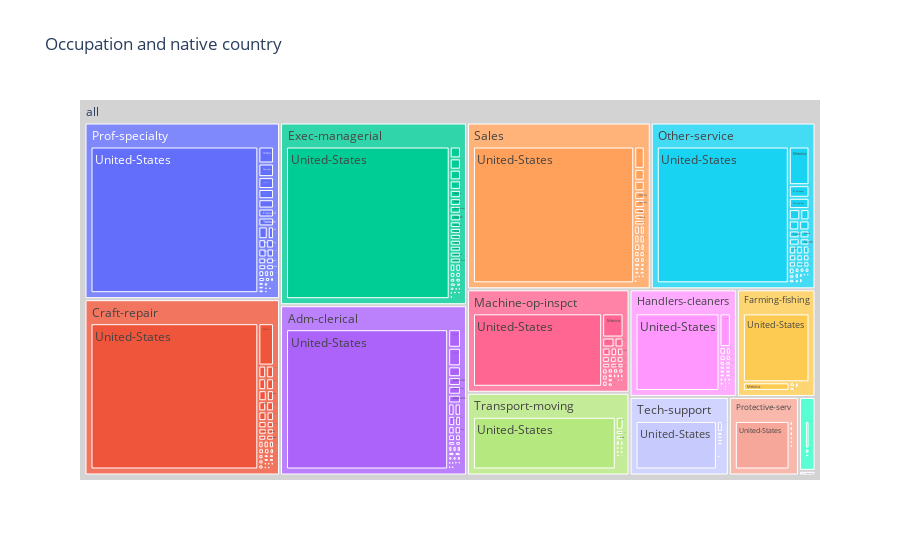
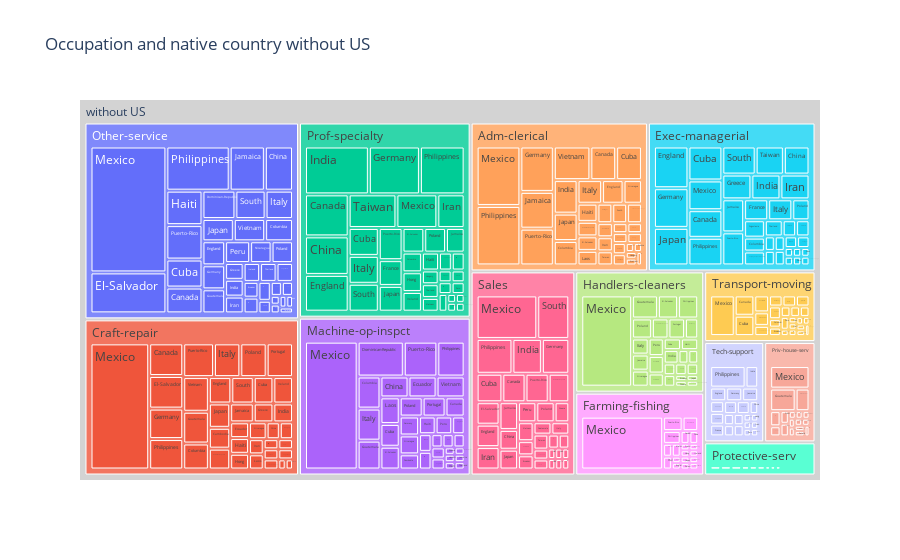

Notebook code cell kept with these figures, in order:
### Markdown cell above
=======================================================================================================================================


第二个可视化，我们使用树状图（treemap），展示职业（occupation）和出生国籍（native-country）的关系，展现每种职业里国籍分布有多少。
- 采用数据类型：职业、出生国籍
- 选择此可视化和数据的原因：上一个可视化确定了目标职业，这一个可视化希望通过确定目标职业的主要国籍，来更好地制定营销策略，以更好地覆盖目标人群。
- 预期：不同国家的人在就业时有类似偏好，如中国人可能专业技术类职业较多。

### Code cell
import plotly.express as px
treemap_df = adult_df.copy()
df_without_us = treemap_df[treemap_df["native-country"] != "United-States"]

# display(treemap_df)
# path = [px.Constant("all"), 'native-country', 'occupation']
# pprint(treemap_df['occupation'].unique())

path = [px.Constant("all"), 'occupation', 'native-country']
fig = px.treemap(treemap_df, path=path, title="Occupation and native country")
fig.update_traces(root_color="lightgrey")
fig.show()

without_us_path = [px.Constant("without US"), 'occupation', 'native-country']
fig = px.treemap(df_without_us, path=without_us_path, title="Occupation and native country without US")
fig.update_traces(root_color="lightgrey")
fig.show()

# 点击treemap的区域，可以进入下一层。点击上一层返回

### Figure 1 — Plotly figure (JSON) as saved in the notebook; plotly's stock layout.template omitted (floating-point values rounded to 4 significant figures; data arrays with more than 128 entries replaced by an {"elided": "..."} marker saying what was removed)
{"data": [{"branchvalues": "total", "domain": {"x": [0, 1], "y": [0, 1]}, "hovertemplate": "labels=%{label}<br>count=%{value}<br>parent=%{parent}<br>id=%{id}<extra></extra>", "ids": {"elided": "409 str values"}, "labels": {"elided": "409 str values"}, "name": "", "parents": {"elided": "409 str values"}, "root": {"color": "lightgrey"}, "type": "treemap", "values": {"elided": "409 int values"}}], "layout": {"legend": {"tracegroupgap": 0}, "title": {"text": "Occupation and native country"}}}

### Figure 2 — Plotly figure (JSON) as saved in the notebook; plotly's stock layout.template omitted (floating-point values rounded to 4 significant figures; data arrays with more than 128 entries replaced by an {"elided": "..."} marker saying what was removed)
{"data": [{"branchvalues": "total", "domain": {"x": [0, 1], "y": [0, 1]}, "hovertemplate": "labels=%{label}<br>count=%{value}<br>parent=%{parent}<br>id=%{id}<extra></extra>", "ids": {"elided": "394 str values"}, "labels": {"elided": "394 str values"}, "name": "", "parents": {"elided": "394 str values"}, "root": {"color": "lightgrey"}, "type": "treemap", "values": {"elided": "394 int values"}}], "layout": {"legend": {"tracegroupgap": 0}, "title": {"text": "Occupation and native country without US"}}}
